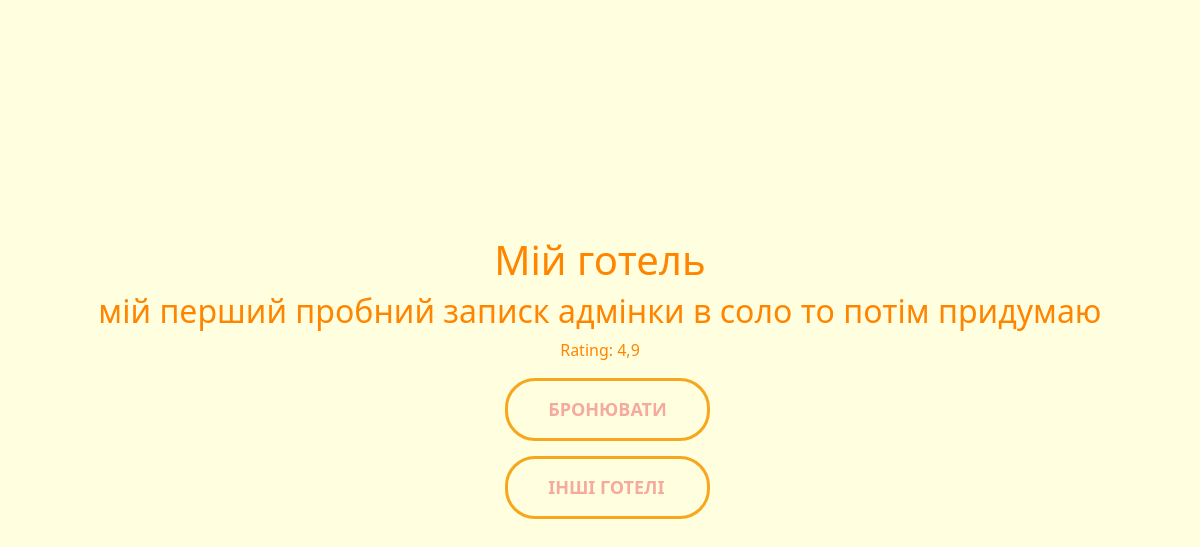
The page /hotels/1 on the database its author committed.
### hotels/models.py (models this page shows, shortened)
class Hotel(models.Model):
    name = models.CharField(max_length=100)
    image = models.ImageField(upload_to='', blank=True, null=True)
    description = models.TextField(max_length=500)
    rating = models.DecimalField(max_digits=5, decimal_places=1, default=0.0)
    address = models.CharField(max_length=200, default='Unknown address')  # Переконайтесь, що це поле існує
    phone_number = models.CharField(max_length=20)

### hotels/views.py (the view)
# urls.py: path('<int:pk>', views.HotelDetailView.as_view(), name='din')
class HotelDetailView(DetailView):
    model = Hotel
    template_name = 'hotels/hotel.html'
    context_object_name = 'hotels'

### hotels/templates/hotels/hotel.html (shortened to what this page needs)
<!doctype html>
{% load static %}
<html lang="en">
<head>
    <link rel="stylesheet" href="https://cdn.jsdelivr.net/npm/bootstrap@5.3.2/dist/css/bootstrap.min.css">
    <link rel="stylesheet" href="https://cdnjs.cloudflare.com/ajax/libs/font-awesome/6.0.0-beta3/css/all.min.css">
    <link rel="stylesheet" href="{% static 'main/css/hotel/hotel.css' %}">
</head>
<body>
{%block content%}
<div class="container">
    <div class="features">
        <h1>{{ hotels.name }}</h1>
        <h2>{{ hotels.description }}</h2>
        <p>Rating: {{ hotels.rating }}</p>
    </div>
    <div class="button">
        <a class="btn1" href="{% url 'create_booking' %}" >Бронювати </a>
        <a class="btn1" href="{% url 'hotels' %}" >Інші готелі</a>
    </div>
</div>
{%endblock%}
</body>
</html>

### main/static/main/css/hotel/hotel.css (style rules this page uses)
* { margin: 0; padding: 0; box-sizing: border-box; }
body { display: flex; background-color: lightyellow; color: #ff8500; }
.container { display: flex; flex-direction: column; justify-content: center; align-items: center; min-height: 100vh; }
.features { display: flex; justify-content: center; align-items: center; flex-direction: column; }
.button { margin: 10px; }
a { text-decoration: none; }
.btn1 { padding: 15px 40px; font-size: 18px; color: #f6a99e; background: lightyellow; border-radius: 30px; text-transform: uppercase; font-weight: bold; margin-bottom: 15px; border: 3px solid #f6a71d; transition: all 0.3s ease-in-out; text-decoration: none; }
.button { display: flex; flex-direction: column; margin: 0 0 15px 15px; padding-bottom: 15px ; }

### rows shown on the page
Hotel: name "Мій готель", description "мій перший пробний записк адмінки в соло то потім придумаю", rating "4,9"
